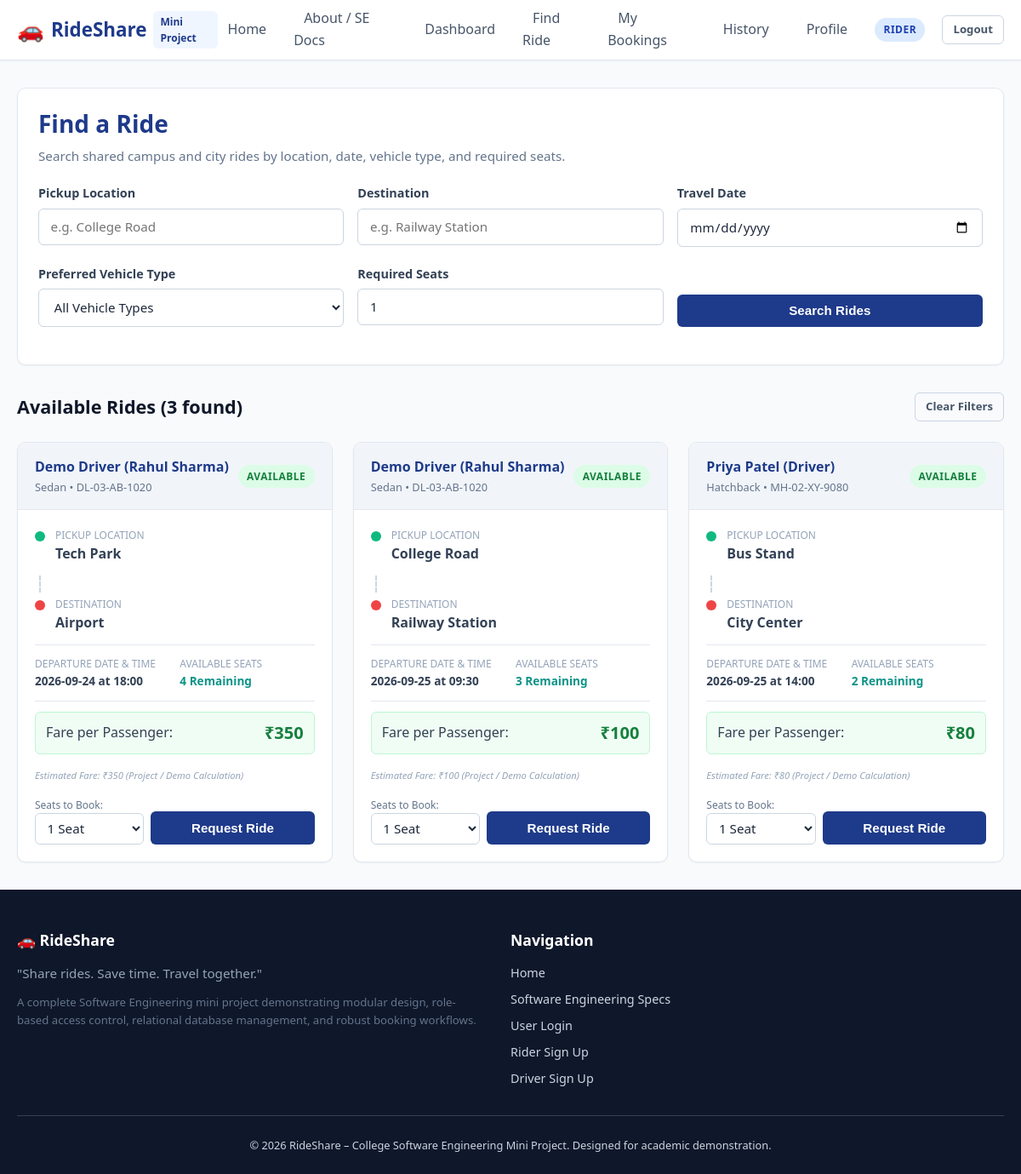
Page /rider/search (signed in) on the committed database.
### tables this page shows
CREATE TABLE rides (
    id INTEGER PRIMARY KEY AUTOINCREMENT,
    driver_id INTEGER NOT NULL,
    pickup_location TEXT NOT NULL,
    destination TEXT NOT NULL,
    ride_date TEXT NOT NULL,
    departure_time TEXT NOT NULL,
    available_seats INTEGER NOT NULL CHECK(available_seats >= 0),
    vehicle_type TEXT NOT NULL,
    fare_per_passenger REAL NOT NULL CHECK(fare_per_passenger >= 0),
    status TEXT NOT NULL DEFAULT 'Available' CHECK(status IN ('Available', 'Full', 'Ongoing', 'Completed', 'Cancelled')),
    created_at TIMESTAMP DEFAULT CURRENT_TIMESTAMP,
    FOREIGN KEY (driver_id) REFERENCES drivers(id) ON DELETE CASCADE
);

CREATE TABLE users (
    id INTEGER PRIMARY KEY AUTOINCREMENT,
    name TEXT NOT NULL,
    email TEXT NOT NULL UNIQUE,
    phone TEXT NOT NULL,
    password_hash TEXT NOT NULL,
    role TEXT NOT NULL CHECK(role IN ('rider', 'driver', 'admin')),
    status TEXT NOT NULL DEFAULT 'active' CHECK(status IN ('active', 'inactive')),
    created_at TIMESTAMP DEFAULT CURRENT_TIMESTAMP
);

CREATE TABLE drivers (
    id INTEGER PRIMARY KEY AUTOINCREMENT,
    user_id INTEGER NOT NULL UNIQUE,
    license_number TEXT NOT NULL UNIQUE,
    vehicle_type TEXT NOT NULL,
    vehicle_model TEXT NOT NULL,
    vehicle_number TEXT NOT NULL UNIQUE,
    total_seats INTEGER NOT NULL CHECK(total_seats > 0),
    created_at TIMESTAMP DEFAULT CURRENT_TIMESTAMP,
    FOREIGN KEY (user_id) REFERENCES users(id) ON DELETE CASCADE
);

### routes/rider_routes.py (the view)
@rider_bp.route('/search', methods=['GET', 'POST'])
@role_required('rider')
def search():
    pickup = request.args.get('pickup', '').strip()
    destination = request.args.get('destination', '').strip()
    ride_date = request.args.get('date', '').strip()
    vehicle_type = request.args.get('vehicle_type', '').strip()
    passengers = request.args.get('passengers', 1, type=int)
    rides = Ride.search(
        pickup=pickup,
        destination=destination,
        ride_date=ride_date,
        vehicle_type=vehicle_type,
        min_seats=passengers
    )
    return render_template(
        'rider/search_rides.html',
        rides=rides,
        pickup=pickup,
        destination=destination,
        ride_date=ride_date,
        vehicle_type=vehicle_type,
        passengers=passengers
    )

### database/db.py (called while the page is built)
def get_db():
    if 'db' not in g:
        db_path = current_app.config.get('DATABASE_PATH')
        os.makedirs(os.path.dirname(db_path), exist_ok=True)
        g.db = sqlite3.connect(db_path)
        g.db.row_factory = sqlite3.Row
        g.db.execute("PRAGMA foreign_keys = ON;")
    return g.db

### templates/rider/search_rides.html (shortened to what this page needs)
{% extends "base.html" %}
{% block content %}
<div class="card" style="margin-bottom: 2rem;">
    <h2 style="color: var(--primary); margin-bottom: 0.5rem;">Find a Ride</h2>
    <p style="color: var(--gray-600); font-size: 0.95rem; margin-bottom: 1.25rem;">
        Search shared campus and city rides by location, date, vehicle type, and required seats.
    </p>
    <form action="{{ url_for('rider.search') }}" method="GET">
        <div class="form-row">
            <div class="form-col">
                <div class="form-group">
                    <label for="pickup" class="form-label">Pickup Location</label>
                    <input type="text" id="pickup" name="pickup" class="form-control" placeholder="e.g. College Road" value="{{ pickup or '' }}">
                </div>
            </div>
            <div class="form-col">
                <div class="form-group">
                    <label for="destination" class="form-label">Destination</label>
                    <input type="text" id="destination" name="destination" class="form-control" placeholder="e.g. Railway Station" value="{{ destination or '' }}">
                </div>
            </div>
            <div class="form-col">
                <div class="form-group">
                    <label for="date" class="form-label">Travel Date</label>
                    <input type="date" id="date" name="date" class="form-control" value="{{ ride_date or '' }}">
                </div>
            </div>
        </div>
        <div class="form-row">
            <div class="form-col">
                <div class="form-group">
                    <label for="vehicle_type" class="form-label">Preferred Vehicle Type</label>
                    <select id="vehicle_type" name="vehicle_type" class="form-control">
                        <option value="all">All Vehicle Types</option>
                    </select>
                </div>
            </div>
            <div class="form-col">
                <div class="form-group">
                    <label for="passengers" class="form-label">Required Seats</label>
                    <input type="number" id="passengers" name="passengers" class="form-control" min="1" max="6" value="{{ passengers or 1 }}">
                </div>
            </div>
            <div class="form-col" style="display: flex; align-items: flex-end; margin-bottom: 1.25rem;">
                <button type="submit" class="btn btn-primary btn-block">Search Rides</button>
            </div>
        </div>
    </form>
</div>
<div class="card-header" style="border: none; padding: 0; margin-bottom: 1rem;">
    <h3>Available Rides ({{ rides|length }} found)</h3>
    <a href="{{ url_for('rider.search') }}" class="btn btn-outline btn-sm">Clear Filters</a>
</div>
{% if rides %}
    <div class="ride-grid">
        {% for ride in rides %}
            <div class="ride-card">
                <div class="ride-card-header">
                    <div>
                        <strong style="color: var(--primary);">{{ ride['driver_name'] }}</strong>
                        <div style="font-size: 0.8rem; color: var(--gray-600);">
                            {{ ride['vehicle_type'] }} • {{ ride['vehicle_number'] }}
                        </div>
                    </div>
                    <span class="badge badge-available">{{ ride['status'] }}</span>
                </div>
                <div class="ride-card-body">
                    <div class="route-step">
                        <span class="route-dot pickup"></span>
                        <div>
                            <div class="meta-label">Pickup Location</div>
                            <strong>{{ ride['pickup_location'] }}</strong>
                        </div>
                    </div>
                    <div class="route-line"></div>
                    <div class="route-step">
                        <span class="route-dot destination"></span>
                        <div>
                            <div class="meta-label">Destination</div>
                            <strong>{{ ride['destination'] }}</strong>
                        </div>
                    </div>
                    <div class="ride-meta-grid">
                        <div class="meta-item">
                            <span class="meta-label">Departure Date & Time</span>
                            <span class="meta-val">{{ ride['ride_date'] }} at {{ ride['departure_time'] }}</span>
                        </div>
                        <div class="meta-item">
                            <span class="meta-label">Available Seats</span>
                            <span class="meta-val" style="color: var(--secondary);">{{ ride['available_seats'] }} Remaining</span>
                        </div>
                    </div>
                    <div class="fare-banner">
                        <span>Fare per Passenger:</span>
                        <span class="fare-amount">₹{{ "%.0f"|format(ride['fare_per_passenger']) }}</span>
                    </div>
                    <span class="fare-disclaimer">Estimated Fare: ₹{{ "%.0f"|format(ride['fare_per_passenger']) }} (Project / Demo Calculation)</span>
                    <form action="{{ url_for('rider.book_ride', ride_id=ride['id']) }}" method="POST" class="book-ride-form" data-available-seats="{{ ride['available_seats'] }}" style="margin-top: 1rem;">
                        <div style="display: flex; gap: 0.5rem; align-items: center;">
                            <div style="flex: 1;">
                                <label style="font-size: 0.75rem; color: var(--gray-600); display: block;">Seats to Book:</label>
                                <select name="seats_requested" class="form-control" style="padding: 0.4rem 0.6rem;">
                                    {% for s in range(1, (ride['available_seats'] + 1)) %}
                                        <option value="{{ s }}" {% if s == (passengers|int) %}selected{% endif %}>{{ s }} Seat{% if s > 1 %}s{% endif %}</option>
                                    {% endfor %}
                                </select>
                            </div>
                            <div style="flex: 1.5; align-self: flex-end;">
                                <button type="submit" class="btn btn-primary btn-block">Request Ride</button>
                            </div>
                        </div>
                    </form>
                </div>
            </div>
        {% endfor %}
    </div>
{% endif %}
{% endblock %}

### rows in the picture
rides: driver_name "Demo Driver (Rahul Sharma)", vehicle_type "Sedan", vehicle_number "DL-03-AB-1020", status "AVAILABLE", pickup_location "Tech Park", destination "Airport", ride_date "2026-09-24", departure_time "18:00", available_seats "4", fare_per_passenger "350", seats_requested "1 Seat"
rides: driver_name "Demo Driver (Rahul Sharma)", vehicle_type "Sedan", vehicle_number "DL-03-AB-1020", status "AVAILABLE", pickup_location "College Road", destination "Railway Station", ride_date "2026-09-25", departure_time "09:30", available_seats "3", fare_per_passenger "100", seats_requested "1 Seat"
rides: driver_name "Priya Patel (Driver)", vehicle_type "Hatchback", vehicle_number "MH-02-XY-9080", status "AVAILABLE", pickup_location "Bus Stand", destination "City Center", ride_date "2026-09-25", departure_time "14:00", available_seats "2", fare_per_passenger "80", seats_requested "1 Seat"

### other values in the picture
{{ session.get('role') }} "RIDER"
{{ rides|length }} "3"
